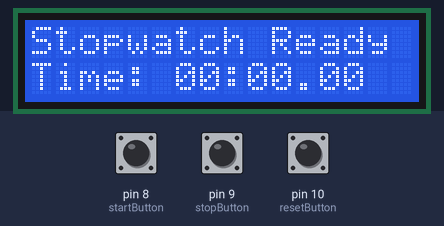
This sketch was run on a simulated Arduino Uno, built with avr-gcc and run on an emulated ATmega328P. Shown: 16×2 character LCD. Inputs (shaded band) come from the test bench; at power-on: pin 10 (resetButton) HIGH, pin 8 (startButton) HIGH, pin 9 (stopButton) HIGH.

Above: at 1.2 s.
1.3 s: pin 10 (resetButton) pulled LOW for 1 s
At 3.0 s:
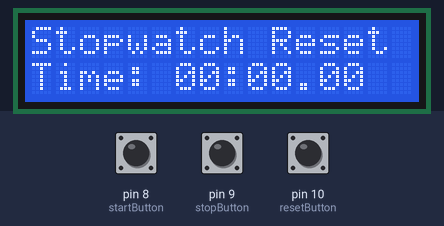
3.8 s: pin 8 (startButton) pulled LOW for 0.15 s
At 4.15 s:
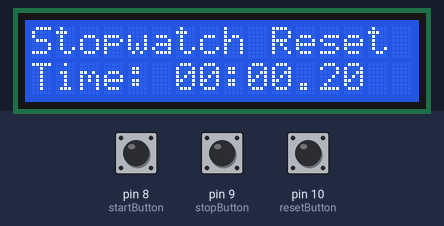
5.5 s: pin 9 (stopButton) pulled LOW for 0.15 s
At 6.2 s:
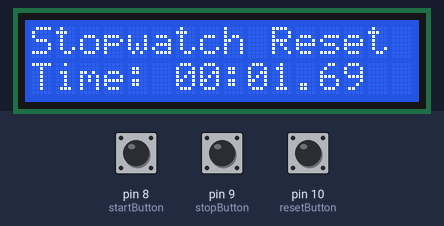
7.1 s: pin 8 (startButton) pulled LOW for 1 s
At 7.45 s:
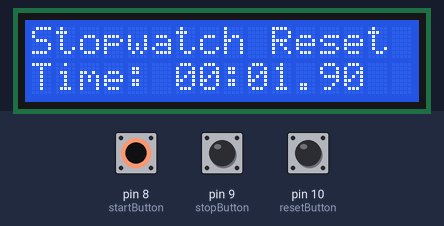
9.6 s: pin 9 (stopButton) pulled LOW for 1 s
At 10.8 s:
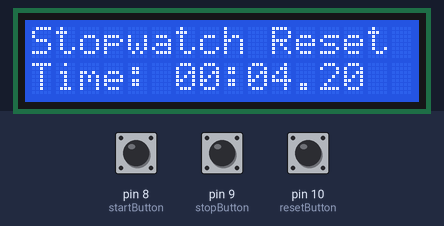
12.1 s: pin 10 (resetButton) pulled LOW for 3.2 s
At 12.5 s:
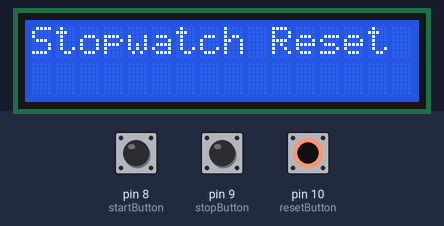
Timing chart, 0 to 15.1 s (numbered marks = the images above; inputs shaded):
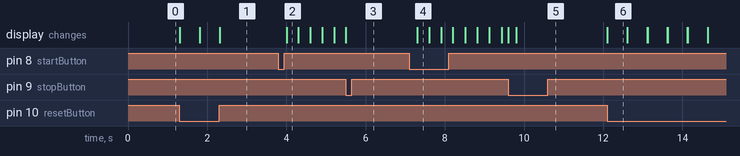

Measured:
- after the input at 1.3 s, the display: first changes at once (image 1 shows a later state)
- after the input at 3.8 s, the display: changes after 0.20 s (image 2)
- after the input at 7.1 s, the display: changes after 0.20 s (image 4)
- after the input at 12.1 s, the display: changes at once (image 6)
- what the display in image 6 shows lasts 0.5 s, from 12.1 s to 12.6 s

The sketch:

Digital_stopwatch.ino
```cpp
#include <LiquidCrystal.h>
      // Initialize LCD: (RS, E, D4, D5, D6, D7)
LiquidCrystal lcd(7, 6, 5, 4, 3, 2);
     // Button pins
const int startButton = 8;
const int stopButton = 9;
const int resetButton = 10;
     // Stopwatch variables
unsigned long startTime = 0;
unsigned long elapsedTime = 0;
bool running = false;

void setup() {
  // Set button pins as input with internal pull-up resistors
  pinMode(startButton, INPUT_PULLUP);
  pinMode(stopButton, INPUT_PULLUP);
  pinMode(resetButton, INPUT_PULLUP);

  // Initialize LCD
  lcd.begin(16, 2);
  lcd.setCursor(0, 0);
  lcd.print("Stopwatch Ready");
}

void loop() {
  // Start button pressed
  if (digitalRead(startButton) == LOW) {
    if (!running) {
      running = true;
      startTime = millis() - elapsedTime;  // resume from previous
      delay(200); // debounce
    }
  }

  // Stop button pressed
if (digitalRead(stopButton) == LOW) {
    if (running) {
      running = false;
      elapsedTime = millis() - startTime;
      delay(200); // debounce
    }
  }

  // Reset button pressed
  if (digitalRead(resetButton) == LOW) {
    running = false;
    elapsedTime = 0;
    lcd.clear();
    lcd.setCursor(0, 0);
    lcd.print("Stopwatch Reset");
    delay(500); // debounce
  }

  // Update time if running
  if (running) {
    elapsedTime = millis() - startTime;
  }

  // Display time
  lcd.setCursor(0, 1);
  unsigned long seconds = elapsedTime / 1000;
  unsigned long minutes = seconds / 60;
  seconds = seconds % 60;
  unsigned long milliseconds = (elapsedTime % 1000) / 10;
  lcd.print("Time: ");
  if (minutes < 10) lcd.print("0");
  lcd.print(minutes);
  lcd.print(":");
  if (seconds < 10) lcd.print("0");
  lcd.print(seconds);
lcd.print(".");
  if (milliseconds < 10) lcd.print("0");
  lcd.print(milliseconds);
}
```
